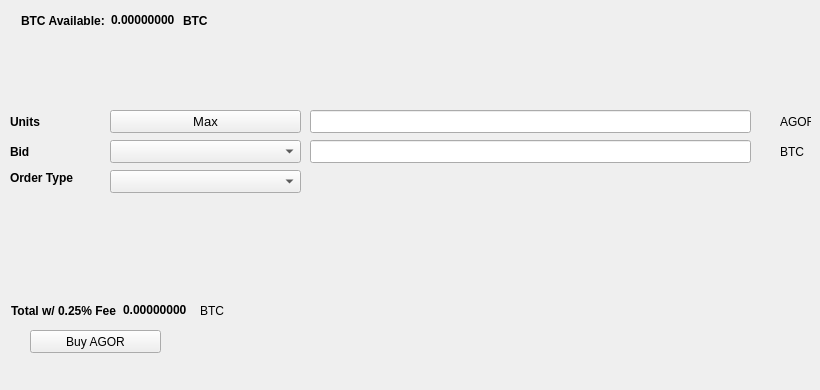
   <widget class="QWidget" name="BuyTab">
    <attribute name="title">
     <string>Buy</string>
    </attribute>
    <widget class="QPushButton" name="BuyAGOR">
     <property name="geometry">
      <rect>
       <x>30</x>
       <y>330</y>
       <width>131</width>
       <height>23</height>
      </rect>
     </property>
     <property name="text">
      <string>Buy AGOR</string>
     </property>
    </widget>
    <widget class="QLabel" name="label_3">
     <property name="geometry">
      <rect>
       <x>10</x>
       <y>110</y>
       <width>46</width>
       <height>23</height>
      </rect>
     </property>
     <property name="font">
      <font>
       <weight>75</weight>
       <bold>true</bold>
      </font>
     </property>
     <property name="text">
      <string>Units</string>
     </property>
    </widget>
    <widget class="QLineEdit" name="UnitsInput">
     <property name="geometry">
      <rect>
       <x>310</x>
       <y>110</y>
       <width>441</width>
       <height>23</height>
      </rect>
     </property>
     <property name="font">
      <font>
       <pointsize>9</pointsize>
       <weight>75</weight>
       <bold>true</bold>
      </font>
     </property>
    </widget>
    <widget class="QLineEdit" name="BuyBidPriceEdit">
     <property name="geometry">
      <rect>
       <x>310</x>
       <y>140</y>
       <width>441</width>
       <height>23</height>
      </rect>
     </property>
     <property name="font">
      <font>
       <pointsize>9</pointsize>
       <weight>75</weight>
       <bold>true</bold>
      </font>
     </property>
    </widget>
    <widget class="QLabel" name="label_4">
     <property name="geometry">
      <rect>
       <x>780</x>
       <y>110</y>
       <width>31</width>
       <height>23</height>
      </rect>
     </property>
     <property name="text">
      <string>AGOR</string>
     </property>
    </widget>
    <widget class="QLabel" name="label_5">
     <property name="geometry">
      <rect>
       <x>780</x>
       <y>140</y>
       <width>31</width>
       <height>23</height>
      </rect>
     </property>
     <property name="text">
      <string>BTC</string>
     </property>
    </widget>
    <widget class="QLabel" name="label_6">
     <property name="geometry">
      <rect>
       <x>10</x>
       <y>140</y>
       <width>46</width>
       <height>23</height>
      </rect>
     </property>
     <property name="font">
      <font>
       <weight>75</weight>
       <bold>true</bold>
      </font>
     </property>
     <property name="text">
      <string>Bid</string>
     </property>
    </widget>
    <widget class="QLabel" name="label_7">
     <property name="geometry">
      <rect>
       <x>10</x>
       <y>170</y>
       <width>91</width>
       <height>16</height>
      </rect>
     </property>
     <property name="font">
      <font>
       <weight>75</weight>
       <bold>true</bold>
      </font>
     </property>
     <property name="text">
      <string>Order Type</string>
     </property>
    </widget>
    <widget class="QPushButton" name="Buy_Max_Amount">
     <property name="geometry">
      <rect>
       <x>110</x>
       <y>110</y>
       <width>191</width>
       <height>23</height>
      </rect>
     </property>
     <property name="font">
      <font>
       <pointsize>10</pointsize>
      </font>
     </property>
     <property name="text">
      <string>Max</string>
     </property>
    </widget>
    <widget class="QComboBox" name="BuyBidcomboBox">
     <property name="geometry">
      <rect>
       <x>110</x>
       <y>140</y>
       <width>191</width>
       <height>23</height>
      </rect>
     </property>
     <property name="font">
      <font>
       <pointsize>10</pointsize>
      </font>
     </property>
    </widget>
    <widget class="QComboBox" name="buyOrdertypeCombo">
     <property name="geometry">
      <rect>
       <x>110</x>
       <y>170</y>
       <width>191</width>
       <height>23</height>
      </rect>
     </property>
     <property name="font">
      <font>
       <pointsize>10</pointsize>
      </font>
     </property>
    </widget>
    <widget class="QWidget" name="layoutWidget1">
     <property name="geometry">
      <rect>
       <x>21</x>
       <y>11</y>
       <width>227</width>
       <height>19</height>
      </rect>
     </property>
     <layout class="QHBoxLayout" name="horizontalLayout_3">
      <item>
       <widget class="QLabel" name="label232">
        <property name="font">
         <font>
          <weight>75</weight>
          <bold>true</bold>
         </font>
        </property>
        <property name="text">
         <string>BTC Available:</string>
        </property>
       </widget>
      </item>
      <item>
       <widget class="QLabel" name="BtcAvailableLbl">
        <property name="palette">
         <palette>
          <active>
           <colorrole role="WindowText">
            <brush brushstyle="SolidPattern">
             <color alpha="255">
              <red>0</red>
              <green>0</green>
              <blue>0</blue>
             </color>
            </brush>
           </colorrole>
           <colorrole role="Button">
            <brush brushstyle="SolidPattern">
             <color alpha="255">
              <red>0</red>
              <green>170</green>
              <blue>0</blue>
             </color>
            </brush>
           </colorrole>
           <colorrole role="Light">
            <brush brushstyle="SolidPattern">
             <color alpha="255">
              <red>0</red>
              <green>255</green>
              <blue>0</blue>
             </color>
            </brush>
           </colorrole>
           <colorrole role="Midlight">
            <brush brushstyle="SolidPattern">
             <color alpha="255">
              <red>0</red>
              <green>212</green>
              <blue>0</blue>
             </color>
            </brush>
           </colorrole>
           <colorrole role="Dark">
            <brush brushstyle="SolidPattern">
             <color alpha="255">
              <red>0</red>
              <green>85</green>
              <blue>0</blue>
             </color>
            </brush>
           </colorrole>
           <colorrole role="Mid">
            <brush brushstyle="SolidPattern">
             <color alpha="255">
              <red>0</red>
              <green>113</green>
              <blue>0</blue>
             </color>
            </brush>
           </colorrole>
           <colorrole role="Text">
            <brush brushstyle="SolidPattern">
             <color alpha="255">
              <red>0</red>
              <green>170</green>
              <blue>0</blue>
             </color>
            </brush>
           </colorrole>
           <colorrole role="BrightText">
            <brush brushstyle="SolidPattern">
             <color alpha="255">
              <red>255</red>
              <green>255</green>
              <blue>255</blue>
             </color>
            </brush>
           </colorrole>
           <colorrole role="ButtonText">
            <brush brushstyle="SolidPattern">
             <color alpha="255">
              <red>0</red>
              <green>0</green>
              <blue>0</blue>
             </color>
            </brush>
           </colorrole>
           <colorrole role="Base">
            <brush brushstyle="SolidPattern">
             <color alpha="255">
              <red>255</red>
              <green>255</green>
              <blue>255</blue>
             </color>
            </brush>
           </colorrole>
           <colorrole role="Window">
            <brush brushstyle="SolidPattern">
             <color alpha="255">
              <red>0</red>
              <green>170</green>
              <blue>0</blue>
             </color>
            </brush>
           </colorrole>
           <colorrole role="Shadow">
            <brush brushstyle="SolidPattern">
             <color alpha="255">
              <red>0</red>
              <green>0</green>
              <blue>0</blue>
             </color>
            </brush>
           </colorrole>
           <colorrole role="AlternateBase">
            <brush brushstyle="SolidPattern">
             <color alpha="255">
              <red>127</red>
              <green>212</green>
              <blue>127</blue>
             </color>
            </brush>
           </colorrole>
           <colorrole role="ToolTipBase">
            <brush brushstyle="SolidPattern">
             <color alpha="255">
              <red>255</red>
              <green>255</green>
              <blue>220</blue>
             </color>
            </brush>
           </colorrole>
           <colorrole role="ToolTipText">
            <brush brushstyle="SolidPattern">
             <color alpha="255">
              <red>0</red>
              <green>0</green>
              <blue>0</blue>
             </color>
            </brush>
           </colorrole>
          </active>
          <inactive>
           <colorrole role="WindowText">
            <brush brushstyle="SolidPattern">
             <color alpha="255">
              <red>0</red>
              <green>0</green>
              <blue>0</blue>
             </color>
            </brush>
           </colorrole>
           <colorrole role="Button">
            <brush brushstyle="SolidPattern">
             <color alpha="255">
              <red>0</red>
              <green>170</green>
              <blue>0</blue>
             </color>
            </brush>
           </colorrole>
           <colorrole role="Light">
            <brush brushstyle="SolidPattern">
             <color alpha="255">
              <red>0</red>
              <green>255</green>
              <blue>0</blue>
             </color>
            </brush>
           </colorrole>
           <colorrole role="Midlight">
            <brush brushstyle="SolidPattern">
             <color alpha="255">
              <red>0</red>
              <green>212</green>
              <blue>0</blue>
             </color>
            </brush>
           </colorrole>
           <colorrole role="Dark">
            <brush brushstyle="SolidPattern">
             <color alpha="255">
              <red>0</red>
              <green>85</green>
              <blue>0</blue>
             </color>
            </brush>
           </colorrole>
           <colorrole role="Mid">
            <brush brushstyle="SolidPattern">
             <color alpha="255">
              <red>0</red>
              <green>113</green>
              <blue>0</blue>
             </color>
            </brush>
           </colorrole>
           <colorrole role="Text">
            <brush brushstyle="SolidPattern">
             <color alpha="255">
              <red>0</red>
              <green>170</green>
              <blue>0</blue>
             </color>
            </brush>
           </colorrole>
           <colorrole role="BrightText">
            <brush brushstyle="SolidPattern">
             <color alpha="255">
              <red>255</red>
              <green>255</green>
              <blue>255</blue>
             </color>
            </brush>
           </colorrole>
           <colorrole role="ButtonText">
            <brush brushstyle="SolidPattern">
             <color alpha="255">
              <red>0</red>
              <green>0</green>
              <blue>0</blue>
             </color>
            </brush>
           </colorrole>
           <colorrole role="Base">
            <brush brushstyle="SolidPattern">
             <color alpha="255">
              <red>255</red>
              <green>255</green>
              <blue>255</blue>
             </color>
            </brush>
           </colorrole>
           <colorrole role="Window">
            <brush brushstyle="SolidPattern">
             <color alpha="255">
              <red>0</red>
              <green>170</green>
              <blue>0</blue>
             </color>
            </brush>
           </colorrole>
           <colorrole role="Shadow">
            <brush brushstyle="SolidPattern">
             <color alpha="255">
              <red>0</red>
              <green>0</green>
              <blue>0</blue>
             </color>
            </brush>
           </colorrole>
           <colorrole role="AlternateBase">
            <brush brushstyle="SolidPattern">
             <color alpha="255">
              <red>127</red>
              <green>212</green>
              <blue>127</blue>
             </color>
            </brush>
           </colorrole>
           <colorrole role="ToolTipBase">
            <brush brushstyle="SolidPattern">
             <color alpha="255">
              <red>255</red>
              <green>255</green>
              <blue>220</blue>
             </color>
            </brush>
           </colorrole>
           <colorrole role="ToolTipText">
            <brush brushstyle="SolidPattern">
             <color alpha="255">
              <red>0</red>
              <green>0</green>
              <blue>0</blue>
             </color>
            </brush>
           </colorrole>
          </inactive>
          <disabled>
           <colorrole role="WindowText">
            <brush brushstyle="SolidPattern">
             <color alpha="255">
              <red>0</red>
              <green>85</green>
              <blue>0</blue>
             </color>
            </brush>
           </colorrole>
           <colorrole role="Button">
            <brush brushstyle="SolidPattern">
             <color alpha="255">
              <red>0</red>
              <green>170</green>
              <blue>0</blue>
             </color>
            </brush>
           </colorrole>
           <colorrole role="Light">
            <brush brushstyle="SolidPattern">
             <color alpha="255">
              <red>0</red>
              <green>255</green>
              <blue>0</blue>
             </color>
            </brush>
           </colorrole>
           <colorrole role="Midlight">
            <brush brushstyle="SolidPattern">
             <color alpha="255">
              <red>0</red>
              <green>212</green>
              <blue>0</blue>
             </color>
            </brush>
           </colorrole>
           <colorrole role="Dark">
            <brush brushstyle="SolidPattern">
             <color alpha="255">
              <red>0</red>
              <green>85</green>
              <blue>0</blue>
             </color>
            </brush>
           </colorrole>
           <colorrole role="Mid">
            <brush brushstyle="SolidPattern">
             <color alpha="255">
              <red>0</red>
              <green>113</green>
              <blue>0</blue>
             </color>
            </brush>
           </colorrole>
           <colorrole role="Text">
            <brush brushstyle="SolidPattern">
             <color alpha="255">
              <red>0</red>
              <green>85</green>
              <blue>0</blue>
             </color>
            </brush>
           </colorrole>
           <colorrole role="BrightText">
            <brush brushstyle="SolidPattern">
             <color alpha="255">
              <red>255</red>
              <green>255</green>
              <blue>255</blue>
             </color>
            </brush>
           </colorrole>
           <colorrole role="ButtonText">
            <brush brushstyle="SolidPattern">
             <color alpha="255">
              <red>0</red>
              <green>85</green>
              <blue>0</blue>
             </color>
            </brush>
           </colorrole>
           <colorrole role="Base">
            <brush brushstyle="SolidPattern">
             <color alpha="255">
              <red>0</red>
              <green>170</green>
              <blue>0</blue>
             </color>
            </brush>
           </colorrole>
           <colorrole role="Window">
            <brush brushstyle="SolidPattern">
             <color alpha="255">
              <red>0</red>
              <green>170</green>
              <blue>0</blue>
             </color>
            </brush>
           </colorrole>
           <colorrole role="Shadow">
            <brush brushstyle="SolidPattern">
             <color alpha="255">
              <red>0</red>
              <green>0</green>
              <blue>0</blue>
             </color>
            </brush>
           </colorrole>
           <colorrole role="AlternateBase">
            <brush brushstyle="SolidPattern">
             <color alpha="255">
              <red>0</red>
              <green>170</green>
              <blue>0</blue>
             </color>
            </brush>
           </colorrole>
           <colorrole role="ToolTipBase">
            <brush brushstyle="SolidPattern">
             <color alpha="255">
              <red>255</red>
              <green>255</green>
              <blue>220</blue>
             </color>
            </brush>
           </colorrole>
           <colorrole role="ToolTipText">
            <brush brushstyle="SolidPattern">
             <color alpha="255">
              <red>0</red>
              <green>0</green>
              <blue>0</blue>
             </color>
            </brush>
           </colorrole>
          </disabled>
         </palette>
        </property>
        <property name="font">
         <font>
          <weight>75</weight>
          <bold>true</bold>
         </font>
        </property>
        <property name="text">
         <string>0.00000000</string>
        </property>
        <property name="textInteractionFlags">
         <set>Qt::LinksAccessibleByMouse|Qt::TextSelectableByKeyboard|Qt::TextSelectableByMouse</set>
        </property>
       </widget>
      </item>
      <item>
       <widget class="QLabel" name="BtcAvailableLbl_2">
        <property name="font">
         <font>
          <weight>75</weight>
          <bold>true</bold>
         </font>
        </property>
        <property name="text">
         <string>BTC</string>
        </property>
       </widget>
      </item>
     </layout>
    </widget>
    <widget class="QWidget" name="layoutWidge2">
     <property name="geometry">
      <rect>
       <x>11</x>
       <y>301</y>
       <width>259</width>
       <height>19</height>
      </rect>
     </property>
     <layout class="QHBoxLayout" name="horizontalLayout_4">
      <item>
       <widget class="QLabel" name="label_9">
        <property name="font">
         <font>
          <weight>75</weight>
          <bold>true</bold>
         </font>
        </property>
        <property name="text">
         <string>Total w/ 0.25% Fee</string>
        </property>
       </widget>
      </item>
      <item>
       <widget class="QLabel" name="BuyCostLabel">
        <property name="palette">
         <palette>
          <active>
           <colorrole role="WindowText">
            <brush brushstyle="SolidPattern">
             <color alpha="255">
              <red>0</red>
              <green>0</green>
              <blue>0</blue>
             </color>
            </brush>
           </colorrole>
           <colorrole role="Button">
            <brush brushstyle="SolidPattern">
             <color alpha="255">
              <red>0</red>
              <green>170</green>
              <blue>0</blue>
             </color>
            </brush>
           </colorrole>
           <colorrole role="Light">
            <brush brushstyle="SolidPattern">
             <color alpha="255">
              <red>0</red>
              <green>255</green>
              <blue>0</blue>
             </color>
            </brush>
           </colorrole>
           <colorrole role="Midlight">
            <brush brushstyle="SolidPattern">
             <color alpha="255">
              <red>0</red>
              <green>212</green>
              <blue>0</blue>
             </color>
            </brush>
           </colorrole>
           <colorrole role="Dark">
            <brush brushstyle="SolidPattern">
             <color alpha="255">
              <red>0</red>
              <green>85</green>
              <blue>0</blue>
             </color>
            </brush>
           </colorrole>
           <colorrole role="Mid">
            <brush brushstyle="SolidPattern">
             <color alpha="255">
              <red>0</red>
              <green>113</green>
              <blue>0</blue>
             </color>
            </brush>
           </colorrole>
           <colorrole role="Text">
            <brush brushstyle="SolidPattern">
             <color alpha="255">
              <red>0</red>
              <green>170</green>
              <blue>0</blue>
             </color>
            </brush>
           </colorrole>
           <colorrole role="BrightText">
            <brush brushstyle="SolidPattern">
             <color alpha="255">
              <red>255</red>
              <green>255</green>
              <blue>255</blue>
             </color>
            </brush>
           </colorrole>
           <colorrole role="ButtonText">
            <brush brushstyle="SolidPattern">
             <color alpha="255">
              <red>0</red>
              <green>0</green>
              <blue>0</blue>
             </color>
            </brush>
           </colorrole>
           <colorrole role="Base">
            <brush brushstyle="SolidPattern">
             <color alpha="255">
              <red>255</red>
              <green>255</green>
              <blue>255</blue>
             </color>
            </brush>
           </colorrole>
           <colorrole role="Window">
            <brush brushstyle="SolidPattern">
             <color alpha="255">
              <red>0</red>
              <green>170</green>
              <blue>0</blue>
             </color>
            </brush>
           </colorrole>
           <colorrole role="Shadow">
            <brush brushstyle="SolidPattern">
             <color alpha="255">
              <red>0</red>
              <green>0</green>
              <blue>0</blue>
             </color>
            </brush>
           </colorrole>
           <colorrole role="AlternateBase">
            <brush brushstyle="SolidPattern">
             <color alpha="255">
              <red>127</red>
              <green>212</green>
              <blue>127</blue>
             </color>
            </brush>
           </colorrole>
           <colorrole role="ToolTipBase">
            <brush brushstyle="SolidPattern">
             <color alpha="255">
              <red>255</red>
              <green>255</green>
              <blue>220</blue>
             </color>
            </brush>
           </colorrole>
           <colorrole role="ToolTipText">
            <brush brushstyle="SolidPattern">
             <color alpha="255">
              <red>0</red>
              <green>0</green>
              <blue>0</blue>
             </color>
            </brush>
           </colorrole>
          </active>
          <inactive>
           <colorrole role="WindowText">
            <brush brushstyle="SolidPattern">
             <color alpha="255">
              <red>0</red>
              <green>0</green>
              <blue>0</blue>
             </color>
            </brush>
           </colorrole>
           <colorrole role="Button">
            <brush brushstyle="SolidPattern">
             <color alpha="255">
              <red>0</red>
              <green>170</green>
              <blue>0</blue>
             </color>
            </brush>
           </colorrole>
           <colorrole role="Light">
            <brush brushstyle="SolidPattern">
             <color alpha="255">
              <red>0</red>
              <green>255</green>
              <blue>0</blue>
             </color>
            </brush>
           </colorrole>
           <colorrole role="Midlight">
            <brush brushstyle="SolidPattern">
             <color alpha="255">
              <red>0</red>
              <green>212</green>
              <blue>0</blue>
             </color>
            </brush>
           </colorrole>
           <colorrole role="Dark">
            <brush brushstyle="SolidPattern">
             <color alpha="255">
              <red>0</red>
              <green>85</green>
              <blue>0</blue>
             </color>
            </brush>
           </colorrole>
           <colorrole role="Mid">
            <brush brushstyle="SolidPattern">
             <color alpha="255">
              <red>0</red>
              <green>113</green>
              <blue>0</blue>
             </color>
            </brush>
           </colorrole>
           <colorrole role="Text">
            <brush brushstyle="SolidPattern">
             <color alpha="255">
              <red>0</red>
              <green>170</green>
              <blue>0</blue>
             </color>
            </brush>
           </colorrole>
           <colorrole role="BrightText">
            <brush brushstyle="SolidPattern">
             <color alpha="255">
              <red>255</red>
              <green>255</green>
              <blue>255</blue>
             </color>
            </brush>
           </colorrole>
           <colorrole role="ButtonText">
            <brush brushstyle="SolidPattern">
             <color alpha="255">
              <red>0</red>
              <green>0</green>
              <blue>0</blue>
             </color>
            </brush>
           </colorrole>
           <colorrole role="Base">
            <brush brushstyle="SolidPattern">
             <color alpha="255">
              <red>255</red>
              <green>255</green>
              <blue>255</blue>
             </color>
            </brush>
           </colorrole>
           <colorrole role="Window">
            <brush brushstyle="SolidPattern">
             <color alpha="255">
              <red>0</red>
              <green>170</green>
              <blue>0</blue>
             </color>
            </brush>
           </colorrole>
           <colorrole role="Shadow">
            <brush brushstyle="SolidPattern">
             <color alpha="255">
              <red>0</red>
              <green>0</green>
              <blue>0</blue>
             </color>
            </brush>
           </colorrole>
           <colorrole role="AlternateBase">
            <brush brushstyle="SolidPattern">
             <color alpha="255">
              <red>127</red>
              <green>212</green>
              <blue>127</blue>
             </color>
            </brush>
           </colorrole>
           <colorrole role="ToolTipBase">
            <brush brushstyle="SolidPattern">
             <color alpha="255">
              <red>255</red>
              <green>255</green>
              <blue>220</blue>
             </color>
            </brush>
           </colorrole>
           <colorrole role="ToolTipText">
            <brush brushstyle="SolidPattern">
             <color alpha="255">
              <red>0</red>
              <green>0</green>
              <blue>0</blue>
             </color>
            </brush>
           </colorrole>
          </inactive>
          <disabled>
           <colorrole role="WindowText">
            <brush brushstyle="SolidPattern">
             <color alpha="255">
              <red>0</red>
              <green>85</green>
              <blue>0</blue>
             </color>
            </brush>
           </colorrole>
           <colorrole role="Button">
            <brush brushstyle="SolidPattern">
             <color alpha="255">
              <red>0</red>
              <green>170</green>
              <blue>0</blue>
             </color>
            </brush>
           </colorrole>
           <colorrole role="Light">
            <brush brushstyle="SolidPattern">
             <color alpha="255">
              <red>0</red>
              <green>255</green>
              <blue>0</blue>
             </color>
            </brush>
           </colorrole>
           <colorrole role="Midlight">
            <brush brushstyle="SolidPattern">
             <color alpha="255">
              <red>0</red>
              <green>212</green>
              <blue>0</blue>
             </color>
            </brush>
           </colorrole>
           <colorrole role="Dark">
            <brush brushstyle="SolidPattern">
             <color alpha="255">
              <red>0</red>
              <green>85</green>
              <blue>0</blue>
             </color>
            </brush>
           </colorrole>
           <colorrole role="Mid">
            <brush brushstyle="SolidPattern">
             <color alpha="255">
              <red>0</red>
              <green>113</green>
              <blue>0</blue>
             </color>
            </brush>
           </colorrole>
           <colorrole role="Text">
            <brush brushstyle="SolidPattern">
             <color alpha="255">
              <red>0</red>
              <green>85</green>
              <blue>0</blue>
             </color>
            </brush>
           </colorrole>
           <colorrole role="BrightText">
            <brush brushstyle="SolidPattern">
             <color alpha="255">
              <red>255</red>
              <green>255</green>
              <blue>255</blue>
             </color>
            </brush>
           </colorrole>
           <colorrole role="ButtonText">
            <brush brushstyle="SolidPattern">
             <color alpha="255">
              <red>0</red>
              <green>85</green>
              <blue>0</blue>
             </color>
            </brush>
           </colorrole>
           <colorrole role="Base">
            <brush brushstyle="SolidPattern">
             <color alpha="255">
              <red>0</red>
              <green>170</green>
              <blue>0</blue>
             </color>
            </brush>
           </colorrole>
           <colorrole role="Window">
            <brush brushstyle="SolidPattern">
             <color alpha="255">
              <red>0</red>
              <green>170</green>
              <blue>0</blue>
             </color>
            </brush>
           </colorrole>
           <colorrole role="Shadow">
            <brush brushstyle="SolidPattern">
             <color alpha="255">
              <red>0</red>
              <green>0</green>
              <blue>0</blue>
             </color>
            </brush>
           </colorrole>
           <colorrole role="AlternateBase">
            <brush brushstyle="SolidPattern">
             <color alpha="255">
              <red>0</red>
              <green>170</green>
              <blue>0</blue>
             </color>
            </brush>
           </colorrole>
           <colorrole role="ToolTipBase">
            <brush brushstyle="SolidPattern">
             <color alpha="255">
              <red>255</red>
              <green>255</green>
              <blue>220</blue>
             </color>
            </brush>
           </colorrole>
           <colorrole role="ToolTipText">
            <brush brushstyle="SolidPattern">
             <color alpha="255">
              <red>0</red>
              <green>0</green>
              <blue>0</blue>
             </color>
            </brush>
           </colorrole>
          </disabled>
         </palette>
        </property>
        <property name="font">
         <font>
          <weight>75</weight>
          <bold>true</bold>
         </font>
        </property>
        <property name="autoFillBackground">
         <bool>false</bool>
        </property>
        <property name="text">
         <string>0.00000000</string>
        </property>
        <property name="textInteractionFlags">
         <set>Qt::LinksAccessibleByMouse|Qt::TextSelectableByMouse</set>
        </property>
       </widget>
      </item>
      <item>
       <widget class="QLabel" name="label_10">
        <property name="font">
         <font>
          <weight>50</weight>
          <bold>false</bold>
         </font>
        </property>
        <property name="text">
         <string>BTC</string>
        </property>
       </widget>
      </item>
     </layout>
    </widget>
    <widget class="QLabel" name="label_24">
     <property name="geometry">
      <rect>
       <x>460</x>
       <y>300</y>
       <width>281</width>
       <height>81</height>
      </rect>
     </property>
     <property name="text">
      <string/>
     </property>
     <property name="pixmap">
      <pixmap>:/images/bittrex</pixmap>
     </property>
    </widget>
   </widget>
